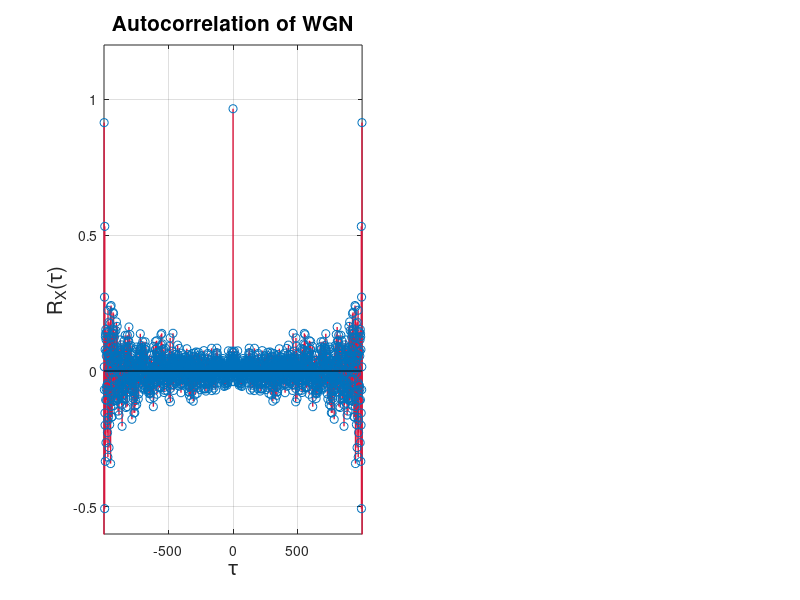

The MATLAB script that drew this image: (Note: this script raises an error after producing the figure.)
clear all;

c = struct('red', [220/255  20/255  60/255], ... 
    'darkred', [139/255   0   0], ...
    'orange', [255/255 165/255   0]);

%% part 2.1.1-2-3: autocorr of WGN
N = 1000;
x = randn(N, 1);
x_corr = xcorr(x, 'unbiased');
x_axis = -((length(x)-1)):1:(length(x)-1);
figure; 
subplot(1,2,1); stem(x_axis, x_corr , '-', 'color', c.red, 'linewidth', 1); axis([-999 999 -0.6 1.2])
title('Autocorrelation of WGN', 'FontSize', 15); grid on;
xlabel('\tau', 'FontSize', 15); ylabel('R_X(\tau)', 'FontSize', 15);
z = zoom;
z.Motion = 'horizontal';
z.Enable = 'on';
subplot(1,2,2); stem(x_axis, x_corr , '-', 'color', c.red, 'linewidth', 1); axis([-50 50 -0.6 1.2])
title('Autocorrelation of WGN (zoomed)', 'FontSize', 15); grid on;
xlabel('\tau', 'FontSize', 15); ylabel('R_X(\tau)', 'FontSize', 15);

%clear x x_corr x_axis z;

%% 2.1.4 filter
%N = 1000;
%x = randn(N, 1);
figure; hold on;

y = filter(ones(9,1),[1],x);

x_axis = -((length(y)-1)):1:(length(y)-1);
y_corr = xcorr(y, 'unbiased');
stem(x_axis, y_corr, '-', 'color', c.red, 'linewidth', 1.5); axis([-20 20 -2.2 10.2]);
title('Autocorrelation of filtered signal MA(8) R_Y(\tau)', 'FontSize', 15); grid on;
xlabel('\tau', 'FontSize', 15); ylabel('R_Y(\tau)', 'FontSize', 15);

%% plot for different filter orders
% x = randn(N, 1);
% figure; hold on;
% 
% M = 0; %filter order 0. R_X(\tau)
% y = filter(ones(M+1,1),[1],x);
% x_axis = -((length(y)-1)):1:(length(y)-1);
% x_corr = xcorr(y, 'unbiased');
% plot(x_axis, x_corr , 'ok', 'linewidth', 1.5);
% M = 3; %filter order 3
% y = filter(ones(M+1,1),[1],x);
% x_axis = -((length(y)-1)):1:(length(y)-1);
% y_corr3 = xcorr(y, 'unbiased');
% plot(x_axis, y_corr3 , 'o', 'color', c.darkred, 'linewidth', 1.5);
% M = 7; %filter order 7
% y = filter(ones(M+1,1),[1],x);
% x_axis = -((length(y)-1)):1:(length(y)-1);
% y_corr7 = xcorr(y, 'unbiased');
% plot(x_axis, y_corr7 , 'o', 'color', c.red, 'linewidth', 1.5);
% M = 10; %filter order 10
% y = filter(ones(M+1,1),[1],x);
% x_axis = -((length(y)-1)):1:(length(y)-1);
% y_corr10 = xcorr(y, 'unbiased');
% plot(x_axis, y_corr10 , 'o', 'color', c.orange, 'linewidth', 1.5);
% 
% plot(x_axis, x_corr , '-k', 'linewidth', 1.5);
% plot(x_axis, y_corr3 , '-', 'color', c.darkred, 'linewidth', 1.5);
% plot(x_axis, y_corr7 , '-', 'color', c.red, 'linewidth', 1.5);
% plot(x_axis, y_corr10 , '-', 'color', c.orange, 'linewidth', 1.5);
% 
% 
% axis([-20 20 -2.2 15.2]);
% title('Autocorrelation of filtered signal', 'FontSize', 15); grid on;
% xlabel('\tau', 'FontSize', 15); ylabel('R_Y(\tau)', 'FontSize', 15);
% legend('R_X(\tau)','MA(3)', 'MA(7)','MA(10)','FontSize', 12)

%% 2.2 cross-correlation
crosscorr = xcorr(x, y, 'unbiased');
clear x_axis
x_axis(:,1) = -((length(x)-1)):1:(length(x)-1);
figure; stem(x_axis, crosscorr, '-', 'color', c.red, 'linewidth', 1.5); axis([-20 20 -0.3 1.5]);
title('Cross-correlation R_{XY}(\tau)', 'FontSize', 15); grid on;
xlabel('\tau', 'FontSize', 15); ylabel('R_Y(\tau)', 'FontSize', 15);
h = ones(9,1);

con = conv(h, x_corr);
clear x_axis
x_axis(:,1) = -((length(x)-1))-8:1:(length(x)-1);
hold on; plot (x_axis, con, '-', 'color', c.orange, 'linewidth', 1.5);
legend('R_{XY}(\tau)','h(\tau)*R_X(\tau)', 'FontSize', 12)